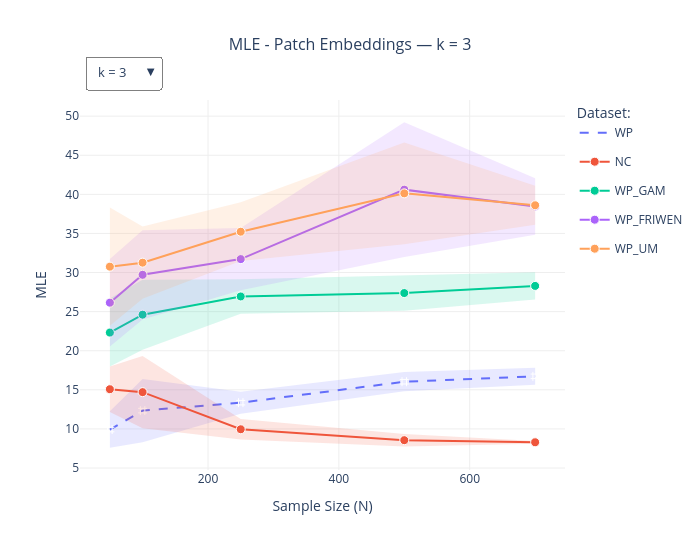

Write notebook code for a chart like this one.
### Code cell
## same plot but in plotly
k_values = sorted(df_interaction['k'].unique())
datasets = df_interaction['Dataset'].unique()
colors = px.colors.qualitative.Plotly

MARKER_SYMBOLS = {
    'Dataset1': 'circle',
    'Dataset2': 'square',
    'Dataset3': 'diamond',
    'WP':       'hash',    
}

LINE_STYLES = {
    'Dataset1': 'solid',
    'Dataset2': 'solid',
    'Dataset3': 'solid',
    'WP':       'dash',        # dashed for the composite dataset
}

def hex_to_rgba(color, alpha=0.2):
    """Convert any plotly color to rgba with given alpha."""
    if color.startswith('#'):
        r, g, b = int(color[1:3], 16), int(color[3:5], 16), int(color[5:7], 16)
        return f'rgba({r},{g},{b},{alpha})'
    elif color.startswith('rgb('):
        return color.replace('rgb(', f'rgba(').replace(')', f', {alpha})')
    return color

def build_traces(k_val):
    traces = []
    df_k = df_interaction[df_interaction['k'] == k_val]

    for j, dataset in enumerate(datasets):
        df_sub = df_k[df_k['Dataset'] == dataset].copy()
        agg = df_sub.groupby('Sample Size')['MLE'].agg(['mean', 'std']).reset_index()
        agg.columns = ['Sample Size', 'mean', 'std']
        agg = agg.sort_values('Sample Size')

        color      = colors[j % len(colors)]
        fill_color = hex_to_rgba(color, alpha=0.15)
        marker_sym = MARKER_SYMBOLS.get(dataset, 'circle')
        line_dash  = LINE_STYLES.get(dataset, 'solid')

        # Error band
        traces.append(go.Scatter(
            x=pd.concat([agg['Sample Size'], agg['Sample Size'][::-1]]),
            y=pd.concat([agg['mean'] + agg['std'], (agg['mean'] - agg['std'])[::-1]]),
            fill='toself',
            fillcolor=fill_color,
            line=dict(color='rgba(0,0,0,0)'),
            showlegend=False,
            hoverinfo='skip',
            name=f'{dataset}_band',
        ))

        # Line + markers
        traces.append(go.Scatter(
            x=agg['Sample Size'],
            y=agg['mean'],
            mode='lines+markers',
            name=str(dataset),
            legendgroup=str(dataset),
            line=dict(color=color, width=2, dash=line_dash),   # ← dash here
            marker=dict(
                symbol=marker_sym,                             # ← marker here
                size=9,
                color=color,
                line=dict(color='white', width=1),             # white outline for clarity
            ),
        ))
    return traces

# Build figure with initial k
fig = go.Figure()
for trace in build_traces(k_values[0]):
    fig.add_trace(trace)

# Dropdown buttons — one per k value
buttons = []
for k_val in k_values:
    new_traces = build_traces(k_val)
    buttons.append(dict(
        label=f'k = {k_val}',
        method='update',
        args=[
            {   # update trace data
                'x': [t.x for t in new_traces],
                'y': [t.y for t in new_traces],
                'fillcolor': [t.fillcolor if hasattr(t, 'fillcolor') else None for t in new_traces],
            },
            {   # update layout title
                'title.text': f'Sample Size Vs. Neighbor Count — k = {k_val}',
            }
        ]
    ))

fig.update_layout(
    updatemenus=[dict(
        active=0,
        buttons=buttons,
        direction='down',
        showactive=True,
        x=0.01,
        xanchor='left',
        y=1.12,
        yanchor='top',
        bgcolor='white',
        bordercolor='gray',
        font=dict(size=13),
    )],
    title=dict(
        text=f'MLE - Patch Embeddings — k = {k_values[0]}',
        font=dict(size=16),
        x=0.5
    ),
    xaxis_title='Sample Size (N)',
    yaxis_title='MLE',
    legend_title='Dataset: ',
    height=550,
    width=700,
    plot_bgcolor='white',
    paper_bgcolor='white',
    xaxis=dict(showgrid=True, gridcolor='#eeeeee'),
    yaxis=dict(showgrid=True, gridcolor='#eeeeee'),
)

fig.show()

### Figure 1 — Plotly figure (JSON) as saved in the notebook; plotly's stock layout.template omitted (floating-point values rounded to 4 significant figures)
{"data": [{"fill": "toself", "fillcolor": "rgba(99,110,250,0.15)", "hoverinfo": "skip", "line": {"color": "rgba(0,0,0,0)"}, "name": "WP_band", "showlegend": false, "type": "scatter", "x": [50, 100, 250, 500, 700, 700, 500, 250, 100, 50], "y": [12.25, 16.39, 14.76, 17.27, 17.82, 15.64, 14.81, 11.96, 8.295, 7.595]}, {"legendgroup": "WP", "line": {"color": "#636EFA", "dash": "dash", "width": 2}, "marker": {"color": "#636EFA", "line": {"color": "white", "width": 1}, "size": 9, "symbol": "hash"}, "mode": "lines+markers", "name": "WP", "type": "scatter", "x": [50, 100, 250, 500, 700], "y": [9.921, 12.34, 13.36, 16.04, 16.73]}, {"fill": "toself", "fillcolor": "rgba(239,85,59,0.15)", "hoverinfo": "skip", "line": {"color": "rgba(0,0,0,0)"}, "name": "NC_band", "showlegend": false, "type": "scatter", "x": [50, 100, 250, 500, 700, 700, 500, 250, 100, 50], "y": [17.98, 19.33, 11.26, 9.368, 8.471, 8.119, 7.752, 8.656, 10.08, 12.17]}, {"legendgroup": "NC", "line": {"color": "#EF553B", "dash": "solid", "width": 2}, "marker": {"color": "#EF553B", "line": {"color": "white", "width": 1}, "size": 9, "symbol": "circle"}, "mode": "lines+markers", "name": "NC", "type": "scatter", "x": [50, 100, 250, 500, 700], "y": [15.08, 14.71, 9.958, 8.56, 8.295]}, {"fill": "toself", "fillcolor": "rgba(0,204,150,0.15)", "hoverinfo": "skip", "line": {"color": "rgba(0,0,0,0)"}, "name": "WP_GAM_band", "showlegend": false, "type": "scatter", "x": [50, 100, 250, 500, 700, 700, 500, 250, 100, 50], "y": [26.68, 29.09, 29.16, 29.64, 30.03, 26.55, 25.12, 24.73, 20.13, 17.97]}, {"legendgroup": "WP_GAM", "line": {"color": "#00CC96", "dash": "solid", "width": 2}, "marker": {"color": "#00CC96", "line": {"color": "white", "width": 1}, "size": 9, "symbol": "circle"}, "mode": "lines+markers", "name": "WP_GAM", "type": "scatter", "x": [50, 100, 250, 500, 700], "y": [22.32, 24.61, 26.94, 27.38, 28.29]}, {"fill": "toself", "fillcolor": "rgba(171,99,250,0.15)", "hoverinfo": "skip", "line": {"color": "rgba(0,0,0,0)"}, "name": "WP_FRIWEN_band", "showlegend": false, "type": "scatter", "x": [50, 100, 250, 500, 700, 700, 500, 250, 100, 50], "y": [31.75, 35.42, 35.7, 49.22, 42.07, 34.85, 31.98, 27.74, 24.0, 20.55]}, {"legendgroup": "WP_FRIWEN", "line": {"color": "#AB63FA", "dash": "solid", "width": 2}, "marker": {"color": "#AB63FA", "line": {"color": "white", "width": 1}, "size": 9, "symbol": "circle"}, "mode": "lines+markers", "name": "WP_FRIWEN", "type": "scatter", "x": [50, 100, 250, 500, 700], "y": [26.15, 29.71, 31.72, 40.6, 38.46]}, {"fill": "toself", "fillcolor": "rgba(255,161,90,0.15)", "hoverinfo": "skip", "line": {"color": "rgba(0,0,0,0)"}, "name": "WP_UM_band", "showlegend": false, "type": "scatter", "x": [50, 100, 250, 500, 700, 700, 500, 250, 100, 50], "y": [38.33, 35.88, 38.98, 46.64, 41.1, 36.11, 33.62, 31.47, 26.65, 23.18]}, {"legendgroup": "WP_UM", "line": {"color": "#FFA15A", "dash": "solid", "width": 2}, "marker": {"color": "#FFA15A", "line": {"color": "white", "width": 1}, "size": 9, "symbol": "circle"}, "mode": "lines+markers", "name": "WP_UM", "type": "scatter", "x": [50, 100, 250, 500, 700], "y": [30.76, 31.26, 35.22, 40.13, 38.6]}], "layout": {"height": 550, "legend": {"title": {"text": "Dataset: "}}, "paper_bgcolor": "white", "plot_bgcolor": "white", "title": {"font": {"size": 16}, "text": "MLE - Patch Embeddings — k = 3", "x": 0.5}, "updatemenus": [{"active": 0, "bgcolor": "white", "bordercolor": "gray", "buttons": [{"args": [{"fillcolor": ["rgba(99,110,250,0.15)", null, "rgba(239,85,59,0.15)", null, "rgba(0,204,150,0.15)", null, "rgba(171,99,250,0.15)", null, "rgba(255,161,90,0.15)", null], "x": [[50, 100, 250, 500, 700, 700, 500, 250, 100, 50], [50, 100, 250, 500, 700], [50, 100, 250, 500, 700, 700, 500, 250, 100, 50], [50, 100, 250, 500, 700], [50, 100, 250, 500, 700, 700, 500, 250, 100, 50], [50, 100, 250, 500, 700], [50, 100, 250, 500, 700, 700, 500, 250, 100, 50], [50, 100, 250, 500, 700], [50, 100, 250, 500, 700, 700, 500, 250, 100, 50], [50, 100, 250, 500, 700]], "y": [[12.25, 16.39, 14.76, 17.27, 17.82, 15.64, 14.81, 11.96, 8.295, 7.595], [9.921, 12.34, 13.36, 16.04, 16.73], [17.98, 19.33, 11.26, 9.368, 8.471, 8.119, 7.752, 8.656, 10.08, 12.17], [15.08, 14.71, 9.958, 8.56, 8.295], [26.68, 29.09, 29.16, 29.64, 30.03, 26.55, 25.12, 24.73, 20.13, 17.97], [22.32, 24.61, 26.94, 27.38, 28.29], [31.75, 35.42, 35.7, 49.22, 42.07, 34.85, 31.98, 27.74, 24.0, 20.55], [26.15, 29.71, 31.72, 40.6, 38.46], [38.33, 35.88, 38.98, 46.64, 41.1, 36.11, 33.62, 31.47, 26.65, 23.18], [30.76, 31.26, 35.22, 40.13, 38.6]]}, {"title.text": "Sample Size Vs. Neighbor Count — k = 3"}], "label": "k = 3", "method": "update"}, {"args": [{"fillcolor": ["rgba(99,110,250,0.15)", null, "rgba(239,85,59,0.15)", null, "rgba(0,204,150,0.15)", null, "rgba(171,99,250,0.15)", null, "rgba(255,161,90,0.15)", null], "x": [[50, 100, 250, 500, 700, 700, 500, 250, 100, 50], [50, 100, 250, 500, 700], [50, 100, 250, 500, 700, 700, 500, 250, 100, 50], [50, 100, 250, 500, 700], [50, 100, 250, 500, 700, 700, 500, 250, 100, 50], [50, 100, 250, 500, 700], [50, 100, 250, 500, 700, 700, 500, 250, 100, 50], [50, 100, 250, 500, 700], [50, 100, 250, 500, 700, 700, 500, 250, 100, 50], [50, 100, 250, 500, 700]], "y": [[6.81, 7.999, 8.57, 10.02, 10.79, 10.14, 8.887, 7.447, 6.343, 5.527], [6.168, 7.171, 8.009, 9.455, 10.47], [11.71, 10.08, 7.592, 5.601, 5.253, 5.138, 5.205, 6.687, 8.218, 9.152], [10.43, 9.15, 7.139, 5.403, 5.195], [16.6, 17.5, 18.79, 19.14, 19.02, 18.22, 17.94, 16.73, 15.5, 13.92], [15.26, 16.5, 17.76, 18.54, 18.62], [18.72, 20.5, 21.75, 24.32, 24.48, 22.77, 22.33, 19.63, 16.95, 15.23], [16.98, 18.73, 20.69, 23.33, 23.63], [22.91, 22.03, 24.6, 26.24, 26.71, 25.11, 24.11, 21.95, 19.61, 16.89], [19.9, 20.82, 23.28, 25.18, 25.91]]}, {"title.text": "Sample Size Vs. Neighbor Count — k = 5"}], "label": "k = 5", "method": "update"}, {"args": [{"fillcolor": ["rgba(99,110,250,0.15)", null, "rgba(239,85,59,0.15)", null, "rgba(0,204,150,0.15)", null, "rgba(171,99,250,0.15)", null, "rgba(255,161,90,0.15)", null], "x": [[50, 100, 250, 500, 700, 700, 500, 250, 100, 50], [50, 100, 250, 500, 700], [50, 100, 250, 500, 700, 700, 500, 250, 100, 50], [50, 100, 250, 500, 700], [50, 100, 250, 500, 700, 700, 500, 250, 100, 50], [50, 100, 250, 500, 700], [50, 100, 250, 500, 700, 700, 500, 250, 100, 50], [50, 100, 250, 500, 700], [50, 100, 250, 500, 700, 700, 500, 250, 100, 50], [50, 100, 250, 500, 700]], "y": [[5.233, 5.787, 6.401, 7.139, 7.645, 7.227, 6.433, 5.708, 4.966, 4.371], [4.802, 5.376, 6.054, 6.786, 7.436], [8.614, 8.63, 6.835, 5.25, 4.521, 4.467, 5.069, 6.27, 7.346, 7.458], [8.036, 7.988, 6.552, 5.16, 4.494], [12.55, 13.83, 14.64, 15.55, 15.83, 15.36, 15.07, 13.78, 12.48, 10.85], [11.7, 13.16, 14.21, 15.31, 15.6], [14.23, 15.34, 17.05, 18.47, 18.92, 18.24, 17.66, 15.98, 14.07, 11.92], [13.07, 14.71, 16.52, 18.07, 18.58], [15.14, 16.7, 19.21, 20.26, 21.03, 20.38, 19.59, 17.99, 15.58, 13.5], [14.32, 16.14, 18.6, 19.93, 20.71]]}, {"title.text": "Sample Size Vs. Neighbor Count — k = 10"}], "label": "k = 10", "method": "update"}, {"args": [{"fillcolor": ["rgba(99,110,250,0.15)", null, "rgba(239,85,59,0.15)", null, "rgba(0,204,150,0.15)", null, "rgba(171,99,250,0.15)", null, "rgba(255,161,90,0.15)", null], "x": [[50, 100, 250, 500, 700, 700, 500, 250, 100, 50], [50, 100, 250, 500, 700], [50, 100, 250, 500, 700, 700, 500, 250, 100, 50], [50, 100, 250, 500, 700], [50, 100, 250, 500, 700, 700, 500, 250, 100, 50], [50, 100, 250, 500, 700], [50, 100, 250, 500, 700, 700, 500, 250, 100, 50], [50, 100, 250, 500, 700], [50, 100, 250, 500, 700, 700, 500, 250, 100, 50], [50, 100, 250, 500, 700]], "y": [[4.116, 4.708, 5.334, 5.861, 6.233, 5.943, 5.494, 4.922, 4.204, 3.411], [3.764, 4.456, 5.128, 5.677, 6.088], [6.989, 7.859, 7.148, 5.811, 5.201, 5.157, 5.724, 6.629, 6.981, 6.23], [6.61, 7.42, 6.888, 5.768, 5.179], [10.43, 11.58, 12.82, 13.71, 14.06, 13.79, 13.39, 12.18, 10.48, 8.726], [9.576, 11.03, 12.5, 13.55, 13.93], [10.46, 12.98, 14.89, 16.01, 16.44, 16.05, 15.5, 14.17, 12.18, 9.01], [9.736, 12.58, 14.53, 15.76, 16.24], [11.4, 13.65, 16.37, 17.74, 18.47, 18.02, 17.28, 15.73, 12.86, 10.2], [10.8, 13.26, 16.05, 17.51, 18.24]]}, {"title.text": "Sample Size Vs. Neighbor Count — k = 20"}], "label": "k = 20", "method": "update"}], "direction": "down", "font": {"size": 13}, "showactive": true, "x": 0.01, "xanchor": "left", "y": 1.12, "yanchor": "top"}], "width": 700, "xaxis": {"gridcolor": "#eeeeee", "showgrid": true, "title": {"text": "Sample Size (N)"}}, "yaxis": {"gridcolor": "#eeeeee", "showgrid": true, "title": {"text": "MLE"}}}}
